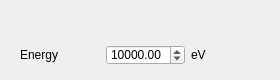
    <widget class="QWidget" name="tab_constant_energy_2">
     <attribute name="title">
      <string>Constant energy</string>
     </attribute>
     <widget class="QWidget" name="gridLayoutWidget_4">
      <property name="geometry">
       <rect>
        <x>20</x>
        <y>40</y>
        <width>251</width>
        <height>31</height>
       </rect>
      </property>
      <layout class="QGridLayout" name="gridLayout_4">
       <item column="1" row="0">
        <widget class="QDoubleSpinBox" name="doubleSpinBox_spectrometer_energy">
         <property name="maximumSize">
          <size>
           <width>16777215</width>
           <height>20</height>
          </size>
         </property>
         <property name="minimum">
          <double>1000.000000000000000</double>
         </property>
         <property name="maximum">
          <double>45000.000000000000000</double>
         </property>
         <property name="value">
          <double>10000.000000000000000</double>
         </property>
        </widget>
       </item>
       <item column="0" row="0">
        <widget class="QLabel" name="label_106">
         <property name="maximumSize">
          <size>
           <width>16777215</width>
           <height>20</height>
          </size>
         </property>
         <property name="text">
          <string>Energy</string>
         </property>
        </widget>
       </item>
       <item column="2" row="0">
        <widget class="QLabel" name="label_123">
         <property name="text">
          <string>eV</string>
         </property>
        </widget>
       </item>
      </layout>
     </widget>
    </widget>
